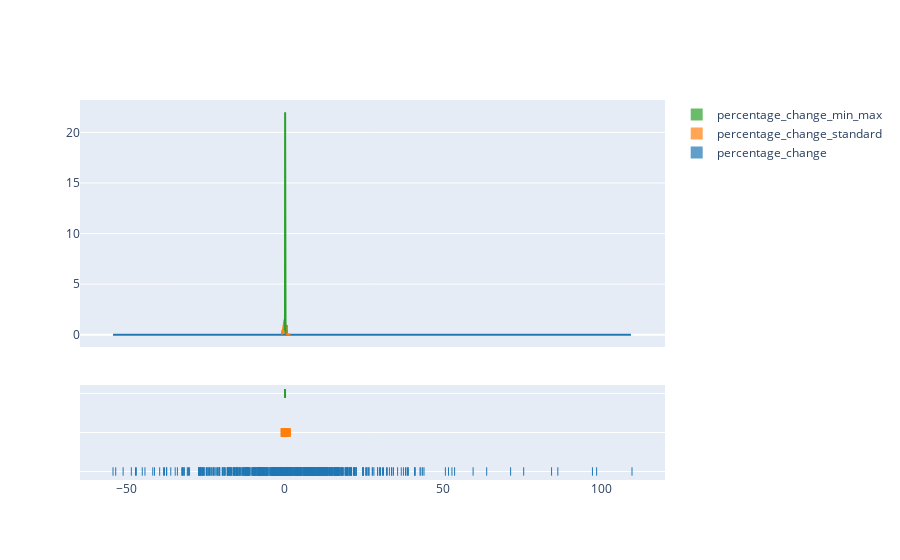

The notebook cell this image was saved under:
### Code cell
import plotly.figure_factory as ff
import numpy as np

hist_data = [dict_of_percentage_changes_val["percentage_change"], dict_of_percentage_changes_val["percentage_change_standard"], dict_of_percentage_changes_val["percentage_change_min_max"]]

group_labels = ['percentage_change', 'percentage_change_standard', 'percentage_change_min_max']

# Create distplot with custom bin_size
fig = ff.create_distplot(hist_data, group_labels)
fig.show()

### Figure 1 — Plotly figure (JSON) as saved in the notebook; plotly's stock layout.template omitted (floating-point values rounded to 4 significant figures; data arrays with more than 128 entries replaced by an {"elided": "..."} marker saying what was removed)
{"data": [{"autobinx": false, "histnorm": "probability density", "legendgroup": "percentage_change", "marker": {"color": "rgb(31, 119, 180)"}, "name": "percentage_change", "opacity": 0.7, "type": "histogram", "x": {"elided": "705 float values"}, "xaxis": "x", "xbins": {"end": 109.7, "size": 1, "start": -54.28}, "yaxis": "y"}, {"autobinx": false, "histnorm": "probability density", "legendgroup": "percentage_change_standard", "marker": {"color": "rgb(255, 127, 14)"}, "name": "percentage_change_standard", "opacity": 0.7, "type": "histogram", "x": {"elided": "705 float values"}, "xaxis": "x", "xbins": {"end": 1.797, "size": 1, "start": -1.119}, "yaxis": "y"}, {"autobinx": false, "histnorm": "probability density", "legendgroup": "percentage_change_min_max", "marker": {"color": "rgb(44, 160, 44)"}, "name": "percentage_change_min_max", "opacity": 0.7, "type": "histogram", "x": {"elided": "705 float values"}, "xaxis": "x", "xbins": {"end": 0.2435, "size": 1, "start": 0.04551}, "yaxis": "y"}, {"legendgroup": "percentage_change", "marker": {"color": "rgb(31, 119, 180)"}, "mode": "lines", "name": "percentage_change", "showlegend": false, "type": "scatter", "x": {"elided": "500 float values"}, "xaxis": "x", "y": {"elided": "500 float values"}, "yaxis": "y"}, {"legendgroup": "percentage_change_standard", "marker": {"color": "rgb(255, 127, 14)"}, "mode": "lines", "name": "percentage_change_standard", "showlegend": false, "type": "scatter", "x": {"elided": "500 float values"}, "xaxis": "x", "y": {"elided": "500 float values"}, "yaxis": "y"}, {"legendgroup": "percentage_change_min_max", "marker": {"color": "rgb(44, 160, 44)"}, "mode": "lines", "name": "percentage_change_min_max", "showlegend": false, "type": "scatter", "x": {"elided": "500 float values"}, "xaxis": "x", "y": {"elided": "500 float values"}, "yaxis": "y"}, {"legendgroup": "percentage_change", "marker": {"color": "rgb(31, 119, 180)", "symbol": "line-ns-open"}, "mode": "markers", "name": "percentage_change", "showlegend": false, "type": "scatter", "x": {"elided": "705 float values"}, "xaxis": "x", "y": {"elided": "705 str values"}, "yaxis": "y2"}, {"legendgroup": "percentage_change_standard", "marker": {"color": "rgb(255, 127, 14)", "symbol": "line-ns-open"}, "mode": "markers", "name": "percentage_change_standard", "showlegend": false, "type": "scatter", "x": {"elided": "705 float values"}, "xaxis": "x", "y": {"elided": "705 str values"}, "yaxis": "y2"}, {"legendgroup": "percentage_change_min_max", "marker": {"color": "rgb(44, 160, 44)", "symbol": "line-ns-open"}, "mode": "markers", "name": "percentage_change_min_max", "showlegend": false, "type": "scatter", "x": {"elided": "705 float values"}, "xaxis": "x", "y": {"elided": "705 str values"}, "yaxis": "y2"}], "layout": {"barmode": "overlay", "hovermode": "closest", "legend": {"traceorder": "reversed"}, "xaxis": {"anchor": "y2", "domain": [0, 1], "zeroline": false}, "yaxis": {"anchor": "free", "domain": [0.35, 1], "position": 0}, "yaxis2": {"anchor": "x", "domain": [0, 0.25], "dtick": 1, "showticklabels": false}}}
